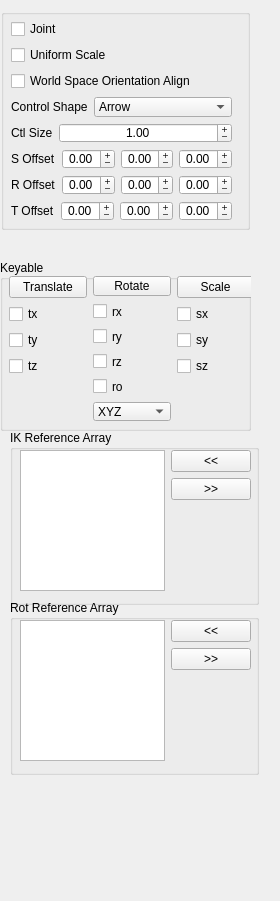
<?xml version="1.0" encoding="UTF-8"?>
<ui version="4.0">
 <class>Form</class>
 <widget class="QWidget" name="Form">
  <property name="geometry">
   <rect>
    <x>0</x>
    <y>0</y>
    <width>280</width>
    <height>901</height>
   </rect>
  </property>
  <property name="windowTitle">
   <string>Form</string>
  </property>
  <widget class="QGroupBox" name="ikRefArray_groupBox">
   <property name="geometry">
    <rect>
     <x>10</x>
     <y>430</y>
     <width>249</width>
     <height>175</height>
    </rect>
   </property>
   <property name="title">
    <string>IK Reference Array</string>
   </property>
   <widget class="QWidget" name="layoutWidget">
    <property name="geometry">
     <rect>
      <x>10</x>
      <y>20</y>
      <width>231</width>
      <height>141</height>
     </rect>
    </property>
    <layout class="QHBoxLayout" name="ikRefArray_horizontalLayout">
     <item>
      <layout class="QVBoxLayout" name="ikRefArray_verticalLayout_1">
       <item>
        <widget class="QListWidget" name="ikRefArray_listWidget">
         <property name="dragDropOverwriteMode">
          <bool>true</bool>
         </property>
         <property name="dragDropMode">
          <enum>QAbstractItemView::InternalMove</enum>
         </property>
         <property name="defaultDropAction">
          <enum>Qt::MoveAction</enum>
         </property>
         <property name="alternatingRowColors">
          <bool>true</bool>
         </property>
         <property name="selectionMode">
          <enum>QAbstractItemView::ExtendedSelection</enum>
         </property>
         <property name="selectionRectVisible">
          <bool>false</bool>
         </property>
        </widget>
       </item>
      </layout>
     </item>
     <item>
      <layout class="QVBoxLayout" name="ikRefArray_verticalLayout_2">
       <item>
        <widget class="QPushButton" name="ikRefArrayAdd_pushButton">
         <property name="text">
          <string>&lt;&lt;</string>
         </property>
        </widget>
       </item>
       <item>
        <widget class="QPushButton" name="ikRefArrayRemove_pushButton">
         <property name="text">
          <string>&gt;&gt;</string>
         </property>
        </widget>
       </item>
       <item>
        <spacer name="ikRefArray_verticalSpacer">
         <property name="orientation">
          <enum>Qt::Vertical</enum>
         </property>
         <property name="sizeHint" stdset="0">
          <size>
           <width>20</width>
           <height>40</height>
          </size>
         </property>
        </spacer>
       </item>
      </layout>
     </item>
    </layout>
   </widget>
  </widget>
  <widget class="QGroupBox" name="groupBox">
   <property name="geometry">
    <rect>
     <x>1</x>
     <y>9</y>
     <width>249</width>
     <height>221</height>
    </rect>
   </property>
   <property name="title">
    <string/>
   </property>
   <widget class="QWidget" name="layoutWidget">
    <property name="geometry">
     <rect>
      <x>10</x>
      <y>10</y>
      <width>221</width>
      <height>202</height>
     </rect>
    </property>
    <layout class="QVBoxLayout" name="verticalLayout_4">
     <item>
      <widget class="QCheckBox" name="joint_checkBox">
       <property name="text">
        <string>Joint</string>
       </property>
      </widget>
     </item>
     <item>
      <widget class="QCheckBox" name="uniScale_checkBox">
       <property name="text">
        <string>Uniform Scale</string>
       </property>
      </widget>
     </item>
     <item>
      <widget class="QCheckBox" name="neutralRotation_checkBox">
       <property name="text">
        <string>World Space Orientation Align</string>
       </property>
      </widget>
     </item>
     <item>
      <layout class="QHBoxLayout" name="horizontalLayout_2">
       <item>
        <widget class="QLabel" name="controlShape_label">
         <property name="text">
          <string notr="true">Control Shape</string>
         </property>
        </widget>
       </item>
       <item>
        <widget class="QComboBox" name="controlShape_comboBox">
         <property name="sizePolicy">
          <sizepolicy hsizetype="Expanding" vsizetype="Fixed">
           <horstretch>0</horstretch>
           <verstretch>0</verstretch>
          </sizepolicy>
         </property>
         <item>
          <property name="text">
           <string>Arrow</string>
          </property>
         </item>
         <item>
          <property name="text">
           <string>Circle</string>
          </property>
         </item>
         <item>
          <property name="text">
           <string>Compas</string>
          </property>
         </item>
         <item>
          <property name="text">
           <string>Cross</string>
          </property>
         </item>
         <item>
          <property name="text">
           <string>Crossarrow</string>
          </property>
         </item>
         <item>
          <property name="text">
           <string>Cube</string>
          </property>
         </item>
         <item>
          <property name="text">
           <string>Cubewithpeak</string>
          </property>
         </item>
         <item>
          <property name="text">
           <string>Cylinder</string>
          </property>
         </item>
         <item>
          <property name="text">
           <string>Diamond</string>
          </property>
         </item>
         <item>
          <property name="text">
           <string>Flower</string>
          </property>
         </item>
         <item>
          <property name="text">
           <string>Null</string>
          </property>
         </item>
         <item>
          <property name="text">
           <string>Pyramid</string>
          </property>
         </item>
         <item>
          <property name="text">
           <string>Sphere</string>
          </property>
         </item>
         <item>
          <property name="text">
           <string>Square</string>
          </property>
         </item>
        </widget>
       </item>
      </layout>
     </item>
     <item>
      <layout class="QHBoxLayout" name="horizontalLayout_3">
       <item>
        <widget class="QLabel" name="ctlSize_label">
         <property name="text">
          <string>Ctl Size</string>
         </property>
        </widget>
       </item>
       <item>
        <widget class="QDoubleSpinBox" name="ctlSize_doubleSpinBox">
         <property name="sizePolicy">
          <sizepolicy hsizetype="Expanding" vsizetype="Fixed">
           <horstretch>0</horstretch>
           <verstretch>0</verstretch>
          </sizepolicy>
         </property>
         <property name="wrapping">
          <bool>false</bool>
         </property>
         <property name="alignment">
          <set>Qt::AlignCenter</set>
         </property>
         <property name="buttonSymbols">
          <enum>QAbstractSpinBox::PlusMinus</enum>
         </property>
         <property name="minimum">
          <double>0.010000000000000</double>
         </property>
         <property name="maximum">
          <double>200.000000000000000</double>
         </property>
         <property name="value">
          <double>1.000000000000000</double>
         </property>
        </widget>
       </item>
      </layout>
     </item>
     <item>
      <layout class="QHBoxLayout" name="horizontalLayout_6">
       <item>
        <widget class="QLabel" name="ctlOffsetScl_label">
         <property name="text">
          <string>S Offset</string>
         </property>
        </widget>
       </item>
       <item>
        <widget class="QDoubleSpinBox" name="ctlOffsetSclX_doubleSpinBox">
         <property name="sizePolicy">
          <sizepolicy hsizetype="Expanding" vsizetype="Fixed">
           <horstretch>0</horstretch>
           <verstretch>0</verstretch>
          </sizepolicy>
         </property>
         <property name="wrapping">
          <bool>false</bool>
         </property>
         <property name="alignment">
          <set>Qt::AlignCenter</set>
         </property>
         <property name="buttonSymbols">
          <enum>QAbstractSpinBox::PlusMinus</enum>
         </property>
         <property name="minimum">
          <double>-360.000000000000000</double>
         </property>
         <property name="maximum">
          <double>360.000000000000000</double>
         </property>
         <property name="singleStep">
          <double>1.000000000000000</double>
         </property>
         <property name="value">
          <double>0.000000000000000</double>
         </property>
        </widget>
       </item>
       <item>
        <widget class="QDoubleSpinBox" name="ctlOffsetSclY_doubleSpinBox">
         <property name="sizePolicy">
          <sizepolicy hsizetype="Expanding" vsizetype="Fixed">
           <horstretch>0</horstretch>
           <verstretch>0</verstretch>
          </sizepolicy>
         </property>
         <property name="wrapping">
          <bool>false</bool>
         </property>
         <property name="alignment">
          <set>Qt::AlignCenter</set>
         </property>
         <property name="buttonSymbols">
          <enum>QAbstractSpinBox::PlusMinus</enum>
         </property>
         <property name="minimum">
          <double>-360.000000000000000</double>
         </property>
         <property name="maximum">
          <double>360.000000000000000</double>
         </property>
         <property name="value">
          <double>0.000000000000000</double>
         </property>
        </widget>
       </item>
       <item>
        <widget class="QDoubleSpinBox" name="ctlOffsetSclZ_doubleSpinBox">
         <property name="sizePolicy">
          <sizepolicy hsizetype="Expanding" vsizetype="Fixed">
           <horstretch>0</horstretch>
           <verstretch>0</verstretch>
          </sizepolicy>
         </property>
         <property name="wrapping">
          <bool>false</bool>
         </property>
         <property name="alignment">
          <set>Qt::AlignCenter</set>
         </property>
         <property name="buttonSymbols">
          <enum>QAbstractSpinBox::PlusMinus</enum>
         </property>
         <property name="minimum">
          <double>-360.000000000000000</double>
         </property>
         <property name="maximum">
          <double>360.000000000000000</double>
         </property>
         <property name="value">
          <double>0.000000000000000</double>
         </property>
        </widget>
       </item>
      </layout>
     </item>
     <item>
      <layout class="QHBoxLayout" name="horizontalLayout_5">
       <item>
        <widget class="QLabel" name="ctlOffsetRot_label_2">
         <property name="text">
          <string>R Offset</string>
         </property>
        </widget>
       </item>
       <item>
        <widget class="QDoubleSpinBox" name="ctlOffsetRotX_doubleSpinBox">
         <property name="sizePolicy">
          <sizepolicy hsizetype="Expanding" vsizetype="Fixed">
           <horstretch>0</horstretch>
           <verstretch>0</verstretch>
          </sizepolicy>
         </property>
         <property name="wrapping">
          <bool>false</bool>
         </property>
         <property name="alignment">
          <set>Qt::AlignCenter</set>
         </property>
         <property name="buttonSymbols">
          <enum>QAbstractSpinBox::PlusMinus</enum>
         </property>
         <property name="minimum">
          <double>-360.000000000000000</double>
         </property>
         <property name="maximum">
          <double>360.000000000000000</double>
         </property>
         <property name="singleStep">
          <double>1.000000000000000</double>
         </property>
         <property name="value">
          <double>0.000000000000000</double>
         </property>
        </widget>
       </item>
       <item>
        <widget class="QDoubleSpinBox" name="ctlOffsetRotY_doubleSpinBox">
         <property name="sizePolicy">
          <sizepolicy hsizetype="Expanding" vsizetype="Fixed">
           <horstretch>0</horstretch>
           <verstretch>0</verstretch>
          </sizepolicy>
         </property>
         <property name="wrapping">
          <bool>false</bool>
         </property>
         <property name="alignment">
          <set>Qt::AlignCenter</set>
         </property>
         <property name="buttonSymbols">
          <enum>QAbstractSpinBox::PlusMinus</enum>
         </property>
         <property name="minimum">
          <double>-360.000000000000000</double>
         </property>
         <property name="maximum">
          <double>360.000000000000000</double>
         </property>
         <property name="value">
          <double>0.000000000000000</double>
         </property>
        </widget>
       </item>
       <item>
        <widget class="QDoubleSpinBox" name="ctlOffsetRotZ_doubleSpinBox">
         <property name="sizePolicy">
          <sizepolicy hsizetype="Expanding" vsizetype="Fixed">
           <horstretch>0</horstretch>
           <verstretch>0</verstretch>
          </sizepolicy>
         </property>
         <property name="wrapping">
          <bool>false</bool>
         </property>
         <property name="alignment">
          <set>Qt::AlignCenter</set>
         </property>
         <property name="buttonSymbols">
          <enum>QAbstractSpinBox::PlusMinus</enum>
         </property>
         <property name="minimum">
          <double>-360.000000000000000</double>
         </property>
         <property name="maximum">
          <double>360.000000000000000</double>
         </property>
         <property name="value">
          <double>0.000000000000000</double>
         </property>
        </widget>
       </item>
      </layout>
     </item>
     <item>
      <layout class="QHBoxLayout" name="horizontalLayout_4">
       <item>
        <widget class="QLabel" name="ctlOffsetPos_label">
         <property name="text">
          <string>T Offset</string>
         </property>
        </widget>
       </item>
       <item>
        <widget class="QDoubleSpinBox" name="ctlOffsetPosX_doubleSpinBox">
         <property name="sizePolicy">
          <sizepolicy hsizetype="Expanding" vsizetype="Fixed">
           <horstretch>0</horstretch>
           <verstretch>0</verstretch>
          </sizepolicy>
         </property>
         <property name="wrapping">
          <bool>false</bool>
         </property>
         <property name="alignment">
          <set>Qt::AlignCenter</set>
         </property>
         <property name="buttonSymbols">
          <enum>QAbstractSpinBox::PlusMinus</enum>
         </property>
         <property name="minimum">
          <double>-999.000000000000000</double>
         </property>
         <property name="maximum">
          <double>999.000000000000000</double>
         </property>
         <property name="value">
          <double>0.000000000000000</double>
         </property>
        </widget>
       </item>
       <item>
        <widget class="QDoubleSpinBox" name="ctlOffsetPosY_doubleSpinBox">
         <property name="sizePolicy">
          <sizepolicy hsizetype="Expanding" vsizetype="Fixed">
           <horstretch>0</horstretch>
           <verstretch>0</verstretch>
          </sizepolicy>
         </property>
         <property name="wrapping">
          <bool>false</bool>
         </property>
         <property name="alignment">
          <set>Qt::AlignCenter</set>
         </property>
         <property name="buttonSymbols">
          <enum>QAbstractSpinBox::PlusMinus</enum>
         </property>
         <property name="minimum">
          <double>-999.000000000000000</double>
         </property>
         <property name="maximum">
          <double>999.000000000000000</double>
         </property>
         <property name="value">
          <double>0.000000000000000</double>
         </property>
        </widget>
       </item>
       <item>
        <widget class="QDoubleSpinBox" name="ctlOffsetPosZ_doubleSpinBox">
         <property name="sizePolicy">
          <sizepolicy hsizetype="Expanding" vsizetype="Fixed">
           <horstretch>0</horstretch>
           <verstretch>0</verstretch>
          </sizepolicy>
         </property>
         <property name="wrapping">
          <bool>false</bool>
         </property>
         <property name="alignment">
          <set>Qt::AlignCenter</set>
         </property>
         <property name="buttonSymbols">
          <enum>QAbstractSpinBox::PlusMinus</enum>
         </property>
         <property name="minimum">
          <double>-999.000000000000000</double>
         </property>
         <property name="maximum">
          <double>999.000000000000000</double>
         </property>
         <property name="value">
          <double>0.000000000000000</double>
         </property>
        </widget>
       </item>
      </layout>
     </item>
    </layout>
   </widget>
  </widget>
  <widget class="QGroupBox" name="keyable_groupBox">
   <property name="geometry">
    <rect>
     <x>0</x>
     <y>260</y>
     <width>251</width>
     <height>171</height>
    </rect>
   </property>
   <property name="title">
    <string>Keyable</string>
   </property>
   <widget class="QWidget" name="layoutWidget">
    <property name="geometry">
     <rect>
      <x>9</x>
      <y>16</y>
      <width>245</width>
      <height>145</height>
     </rect>
    </property>
    <layout class="QHBoxLayout" name="horizontalLayout">
     <item>
      <layout class="QVBoxLayout" name="verticalLayout">
       <property name="sizeConstraint">
        <enum>QLayout::SetMinimumSize</enum>
       </property>
       <item>
        <widget class="QPushButton" name="translate_pushButton">
         <property name="text">
          <string>Translate</string>
         </property>
        </widget>
       </item>
       <item>
        <widget class="QCheckBox" name="tx_checkBox">
         <property name="text">
          <string>tx</string>
         </property>
        </widget>
       </item>
       <item>
        <widget class="QCheckBox" name="ty_checkBox">
         <property name="text">
          <string>ty</string>
         </property>
        </widget>
       </item>
       <item>
        <widget class="QCheckBox" name="tz_checkBox">
         <property name="text">
          <string>tz</string>
         </property>
        </widget>
       </item>
       <item>
        <spacer name="verticalSpacer_2">
         <property name="orientation">
          <enum>Qt::Vertical</enum>
         </property>
         <property name="sizeHint" stdset="0">
          <size>
           <width>20</width>
           <height>40</height>
          </size>
         </property>
        </spacer>
       </item>
      </layout>
     </item>
     <item>
      <layout class="QVBoxLayout" name="verticalLayout_2">
       <property name="sizeConstraint">
        <enum>QLayout::SetMinimumSize</enum>
       </property>
       <item>
        <widget class="QPushButton" name="rotate_pushButton">
         <property name="text">
          <string>Rotate</string>
         </property>
        </widget>
       </item>
       <item>
        <widget class="QCheckBox" name="rx_checkBox">
         <property name="text">
          <string>rx</string>
         </property>
        </widget>
       </item>
       <item>
        <widget class="QCheckBox" name="ry_checkBox">
         <property name="text">
          <string>ry</string>
         </property>
        </widget>
       </item>
       <item>
        <widget class="QCheckBox" name="rz_checkBox">
         <property name="text">
          <string>rz</string>
         </property>
        </widget>
       </item>
       <item>
        <widget class="QCheckBox" name="ro_checkBox">
         <property name="text">
          <string>ro</string>
         </property>
        </widget>
       </item>
       <item>
        <widget class="QComboBox" name="ro_comboBox">
         <item>
          <property name="text">
           <string>XYZ</string>
          </property>
         </item>
         <item>
          <property name="text">
           <string>YZX</string>
          </property>
         </item>
         <item>
          <property name="text">
           <string>ZXY</string>
          </property>
         </item>
         <item>
          <property name="text">
           <string>XZY</string>
          </property>
         </item>
         <item>
          <property name="text">
           <string>YXZ</string>
          </property>
         </item>
         <item>
          <property name="text">
           <string>ZYX</string>
          </property>
         </item>
        </widget>
       </item>
      </layout>
     </item>
     <item>
      <layout class="QVBoxLayout" name="verticalLayout_3">
       <property name="sizeConstraint">
        <enum>QLayout::SetMinAndMaxSize</enum>
       </property>
       <item>
        <widget class="QPushButton" name="scale_pushButton">
         <property name="text">
          <string>Scale</string>
         </property>
        </widget>
       </item>
       <item>
        <widget class="QCheckBox" name="sx_checkBox">
         <property name="text">
          <string>sx</string>
         </property>
        </widget>
       </item>
       <item>
        <widget class="QCheckBox" name="sy_checkBox">
         <property name="text">
          <string>sy</string>
         </property>
        </widget>
       </item>
       <item>
        <widget class="QCheckBox" name="sz_checkBox">
         <property name="text">
          <string>sz</string>
         </property>
        </widget>
       </item>
       <item>
        <spacer name="verticalSpacer">
         <property name="orientation">
          <enum>Qt::Vertical</enum>
         </property>
         <property name="sizeHint" stdset="0">
          <size>
           <width>20</width>
           <height>40</height>
          </size>
         </property>
        </spacer>
       </item>
      </layout>
     </item>
    </layout>
   </widget>
  </widget>
  <widget class="QGroupBox" name="rotRefArray_groupBox">
   <property name="geometry">
    <rect>
     <x>10</x>
     <y>600</y>
     <width>249</width>
     <height>175</height>
    </rect>
   </property>
   <property name="title">
    <string>Rot Reference Array</string>
   </property>
   <widget class="QWidget" name="layoutWidget_2">
    <property name="geometry">
     <rect>
      <x>10</x>
      <y>20</y>
      <width>231</width>
      <height>141</height>
     </rect>
    </property>
    <layout class="QHBoxLayout" name="rotRefArray_horizontalLayout">
     <item>
      <layout class="QVBoxLayout" name="rotRefArray_verticalLayout">
       <item>
        <widget class="QListWidget" name="rotRefArray_listWidget">
         <property name="dragDropOverwriteMode">
          <bool>true</bool>
         </property>
         <property name="dragDropMode">
          <enum>QAbstractItemView::InternalMove</enum>
         </property>
         <property name="defaultDropAction">
          <enum>Qt::MoveAction</enum>
         </property>
         <property name="alternatingRowColors">
          <bool>true</bool>
         </property>
         <property name="selectionMode">
          <enum>QAbstractItemView::ExtendedSelection</enum>
         </property>
         <property name="selectionRectVisible">
          <bool>false</bool>
         </property>
        </widget>
       </item>
      </layout>
     </item>
     <item>
      <layout class="QVBoxLayout" name="rotRefArray_verticalLayout_2">
       <item>
        <widget class="QPushButton" name="rotRefArrayAdd_pushButton">
         <property name="text">
          <string>&lt;&lt;</string>
         </property>
        </widget>
       </item>
       <item>
        <widget class="QPushButton" name="rotRefArrayRemove_pushButton">
         <property name="text">
          <string>&gt;&gt;</string>
         </property>
        </widget>
       </item>
       <item>
        <spacer name="rotRefArray_verticalSpacer">
         <property name="orientation">
          <enum>Qt::Vertical</enum>
         </property>
         <property name="sizeHint" stdset="0">
          <size>
           <width>20</width>
           <height>40</height>
          </size>
         </property>
        </spacer>
       </item>
      </layout>
     </item>
    </layout>
   </widget>
  </widget>
 </widget>
 <resources/>
 <connections>
  <connection>
   <sender>translate_pushButton</sender>
   <signal>clicked()</signal>
   <receiver>tz_checkBox</receiver>
   <slot>toggle()</slot>
   <hints>
    <hint type="sourcelabel">
     <x>46</x>
     <y>114</y>
    </hint>
    <hint type="destinationlabel">
     <x>21</x>
     <y>193</y>
    </hint>
   </hints>
  </connection>
  <connection>
   <sender>translate_pushButton</sender>
   <signal>clicked()</signal>
   <receiver>ty_checkBox</receiver>
   <slot>toggle()</slot>
   <hints>
    <hint type="sourcelabel">
     <x>20</x>
     <y>120</y>
    </hint>
    <hint type="destinationlabel">
     <x>13</x>
     <y>165</y>
    </hint>
   </hints>
  </connection>
  <connection>
   <sender>translate_pushButton</sender>
   <signal>clicked()</signal>
   <receiver>tx_checkBox</receiver>
   <slot>toggle()</slot>
   <hints>
    <hint type="sourcelabel">
     <x>68</x>
     <y>117</y>
    </hint>
    <hint type="destinationlabel">
     <x>14</x>
     <y>143</y>
    </hint>
   </hints>
  </connection>
  <connection>
   <sender>rotate_pushButton</sender>
   <signal>clicked()</signal>
   <receiver>rx_checkBox</receiver>
   <slot>toggle()</slot>
   <hints>
    <hint type="sourcelabel">
     <x>116</x>
     <y>120</y>
    </hint>
    <hint type="destinationlabel">
     <x>97</x>
     <y>144</y>
    </hint>
   </hints>
  </connection>
  <connection>
   <sender>rotate_pushButton</sender>
   <signal>clicked()</signal>
   <receiver>ry_checkBox</receiver>
   <slot>toggle()</slot>
   <hints>
    <hint type="sourcelabel">
     <x>134</x>
     <y>122</y>
    </hint>
    <hint type="destinationlabel">
     <x>118</x>
     <y>168</y>
    </hint>
   </hints>
  </connection>
  <connection>
   <sender>rotate_pushButton</sender>
   <signal>clicked()</signal>
   <receiver>rz_checkBox</receiver>
   <slot>toggle()</slot>
   <hints>
    <hint type="sourcelabel">
     <x>145</x>
     <y>121</y>
    </hint>
    <hint type="destinationlabel">
     <x>104</x>
     <y>189</y>
    </hint>
   </hints>
  </connection>
  <connection>
   <sender>rotate_pushButton</sender>
   <signal>clicked()</signal>
   <receiver>ro_checkBox</receiver>
   <slot>toggle()</slot>
   <hints>
    <hint type="sourcelabel">
     <x>151</x>
     <y>117</y>
    </hint>
    <hint type="destinationlabel">
     <x>128</x>
     <y>219</y>
    </hint>
   </hints>
  </connection>
  <connection>
   <sender>scale_pushButton</sender>
   <signal>clicked()</signal>
   <receiver>sx_checkBox</receiver>
   <slot>toggle()</slot>
   <hints>
    <hint type="sourcelabel">
     <x>213</x>
     <y>113</y>
    </hint>
    <hint type="destinationlabel">
     <x>196</x>
     <y>150</y>
    </hint>
   </hints>
  </connection>
  <connection>
   <sender>scale_pushButton</sender>
   <signal>clicked()</signal>
   <receiver>sy_checkBox</receiver>
   <slot>toggle()</slot>
   <hints>
    <hint type="sourcelabel">
     <x>220</x>
     <y>121</y>
    </hint>
    <hint type="destinationlabel">
     <x>210</x>
     <y>176</y>
    </hint>
   </hints>
  </connection>
  <connection>
   <sender>scale_pushButton</sender>
   <signal>clicked()</signal>
   <receiver>sz_checkBox</receiver>
   <slot>toggle()</slot>
   <hints>
    <hint type="sourcelabel">
     <x>227</x>
     <y>110</y>
    </hint>
    <hint type="destinationlabel">
     <x>223</x>
     <y>192</y>
    </hint>
   </hints>
  </connection>
 </connections>
</ui>
